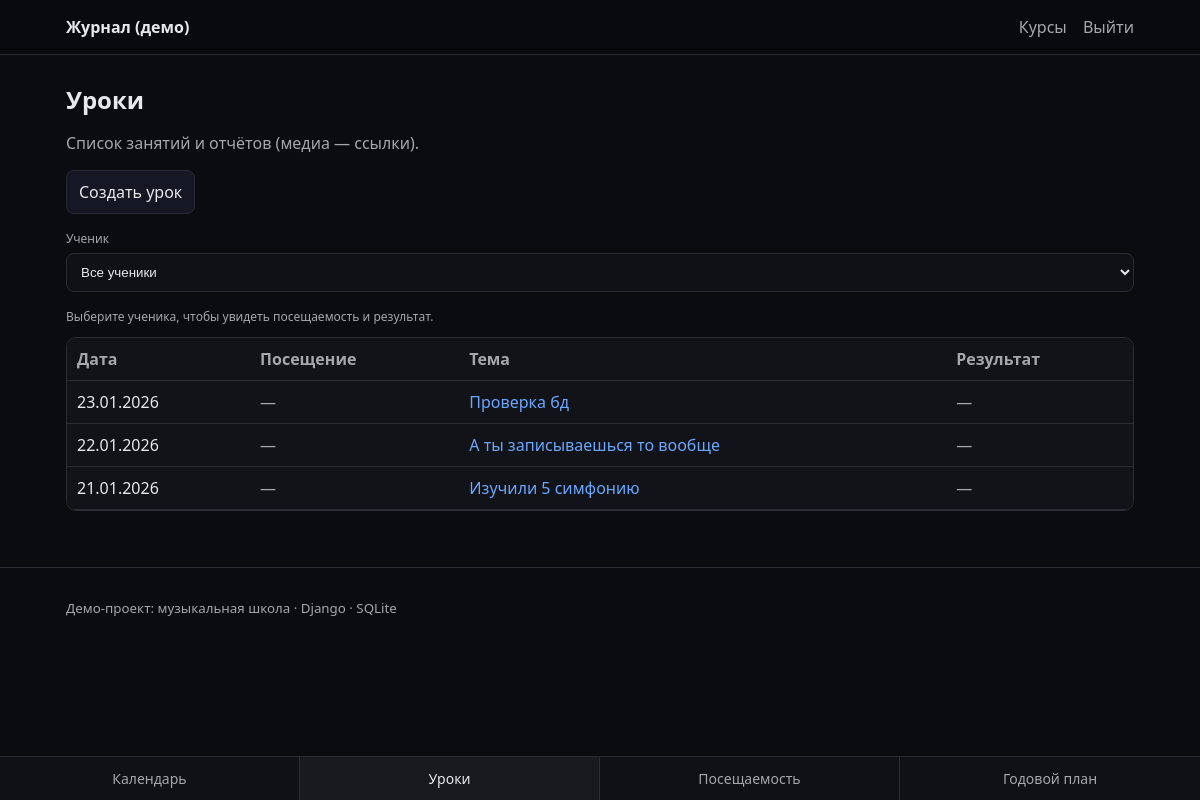
Page /lessons/ (signed in) on the earlier database version.
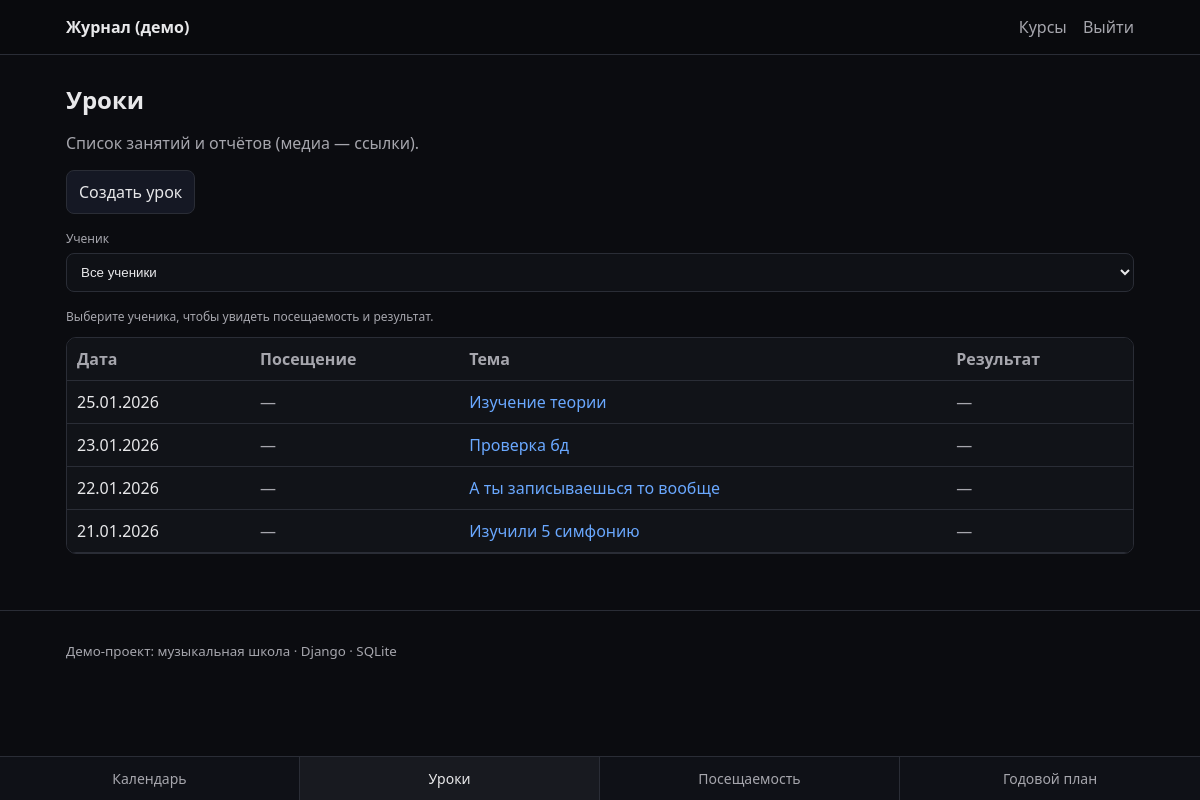
Same page on the later database version.
### apps/lessons/models.py (models this page shows, shortened)
class Lesson(models.Model):
    course = models.ForeignKey(Course, on_delete=models.CASCADE, related_name="lessons")
    date = models.DateField()
    topic = models.CharField(max_length=200)
    created_by = models.ForeignKey(settings.AUTH_USER_MODEL, on_delete=models.CASCADE, related_name="created_lessons")
    attachment = models.FileField(upload_to="lessons/", blank=True, null=True)
    class Meta:
        ordering = ("-date", "-id")

### apps/lessons/views.py (the view, shortened to what this page needs)
# urls.py: path("lessons/", lesson_list, name="lesson_list"),
@login_required
def lesson_list(request):
    role = request.user.profile.role
    course_id = request.GET.get("course")
    student_id = request.GET.get("student")
    students = []
    selected_student = None
    user_model = get_user_model()
    if role == Profile.Role.ADMIN:
        lessons_qs = Lesson.objects.all().select_related("course", "created_by")
        student_ids = Enrollment.objects.values_list("student_id", flat=True).distinct()
        students = list(user_model.objects.filter(id__in=student_ids).select_related("profile").order_by("username"))
    if course_id:
        lessons_qs = lessons_qs.filter(course_id=course_id)
    if student_id:
        selected_student = get_object_or_404(user_model, id=student_id)
        entries_qs = LessonStudent.objects.filter(student_id=student_id, lesson__in=lessons_qs).select_related(
            "lesson", "lesson__course"
        )
        reports = (
            LessonReport.objects.filter(lesson__in=lessons_qs)
            .filter(Q(student_id=student_id) | Q(student__isnull=True))
            .order_by("-created_at")
        )
        student_report_map = {}
        general_report_map = {}
        for report in reports:
            if report.student_id == int(student_id):
                student_report_map.setdefault(report.lesson_id, report.text)
            elif report.student_id is None:
                general_report_map.setdefault(report.lesson_id, report.text)
        rows = [
            {
                "lesson": entry.lesson,
                "attendance": entry.attended,
                "result": entry.result
                or student_report_map.get(entry.lesson_id)
                or general_report_map.get(entry.lesson_id)
                or "",
            }
            for entry in entries_qs.order_by("-lesson__date", "-lesson_id")
        ]
    else:
        rows = [
            {
                "lesson": lesson,
                "attendance": None,
                "result": "",
            }
            for lesson in lessons_qs.order_by("-date", "-id")
        ]
    return render(
        request,
        "lessons/lesson_list.html",
        {
            "lessons": rows,
            "course_id": course_id,
            "students": students,
            "student_id": str(student_id) if student_id else "",
            "selected_student": selected_student,
        },
    )

### templates/lessons/lesson_list.html (shortened to what this page needs)
{% extends "base.html" %}
{% block content %}
  <h1>Уроки</h1>
  <p class="muted">Список занятий и отчётов (медиа — ссылки).</p>
  {% if user.profile.role == "TEACHER" or user.profile.role == "ADMIN" %}
    <p><a class="btn" href="/lessons/create/">Создать урок</a></p>
  {% endif %}
  {% if students %}
    <form method="get" class="form-row" style="margin-bottom: 16px;">
      <label class="muted small" for="student">Ученик</label>
      <select id="student" name="student" class="input" onchange="this.form.submit()">
        {% if user.profile.role != "STUDENT" %}
          <option value="">Все ученики</option>
        {% endif %}
      </select>
    </form>
  {% endif %}
  {% if not lessons %}
    <p class="muted">Пока нет уроков.</p>
  {% else %}
    {% if not student_id %}
      <p class="muted small">Выберите ученика, чтобы увидеть посещаемость и результат.</p>
    {% elif selected_student %}
      <p class="muted small">
        Ученик: {{ selected_student.username }} · Цикл: {{ selected_student.profile.get_cycle_display }}
      </p>
    {% endif %}
    <div class="table-wrap">
      <table class="table">
        <thead>
          <tr>
            <th>Дата</th>
            <th>Посещение</th>
            <th>Тема</th>
            <th>Результат</th>
          </tr>
        </thead>
        <tbody>
          {% for l in lessons %}
            <tr>
              <td>{{ l.lesson.date|date:"d.m.Y" }}</td>
              <td>
                {% if l.attendance == None %}
                  <span class="muted">—</span>
                {% elif l.attendance %}
                  <span class="tag">✓</span>
                {% else %}
                  <span class="tag">✕</span>
                {% endif %}
              </td>
              <td><a href="/lessons/{{ l.lesson.id }}/">{{ l.lesson.topic }}</a></td>
              <td>
                {% if l.result %}
                  {{ l.result }}
                {% else %}
                  <span class="muted">—</span>
                {% endif %}
              </td>
            </tr>
          {% endfor %}
        </tbody>
      </table>
    </div>
  {% endif %}
{% endblock %}

Differences in the rows shown:
added Lesson: lesson "25.01.2026", lesson.topic "Изучение теории"
